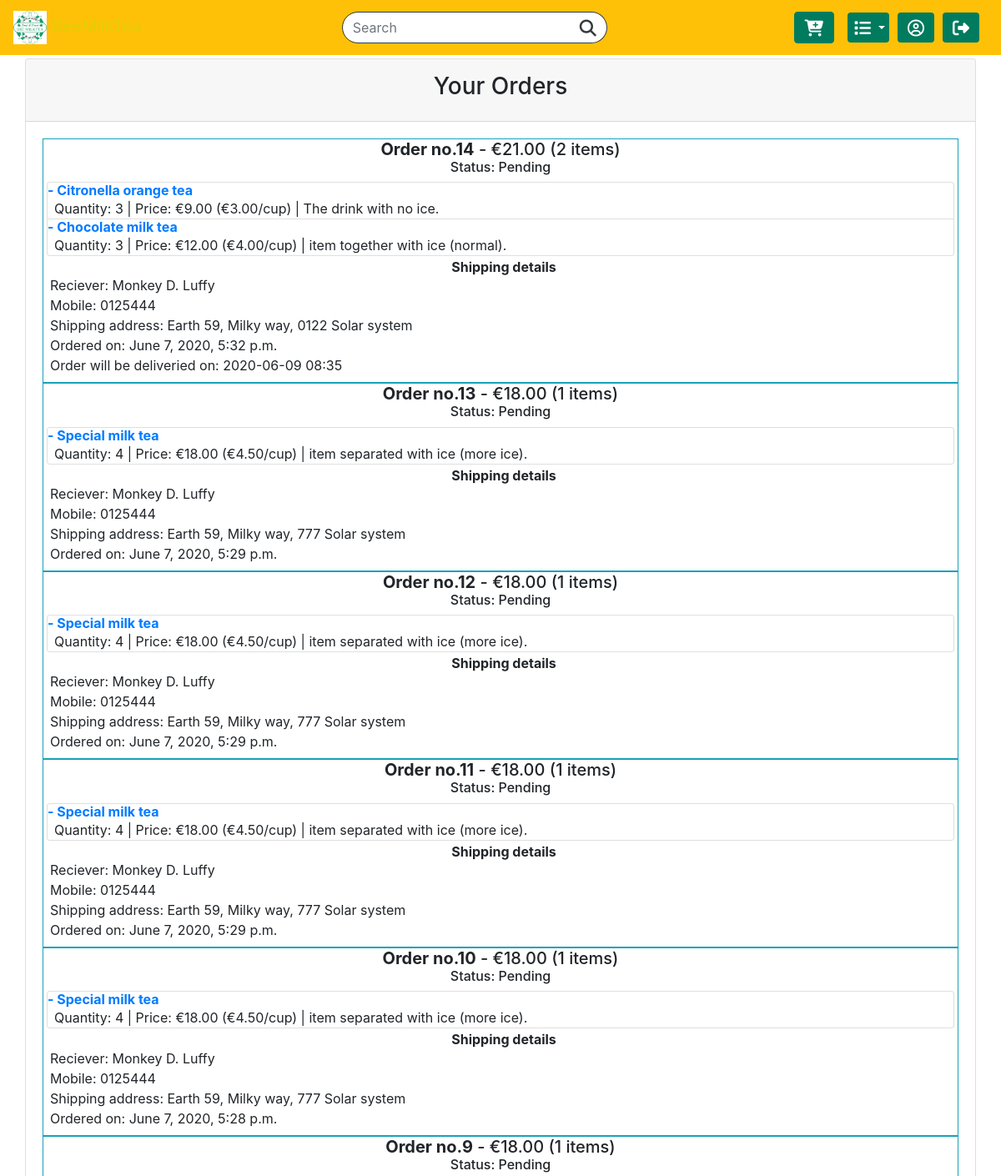
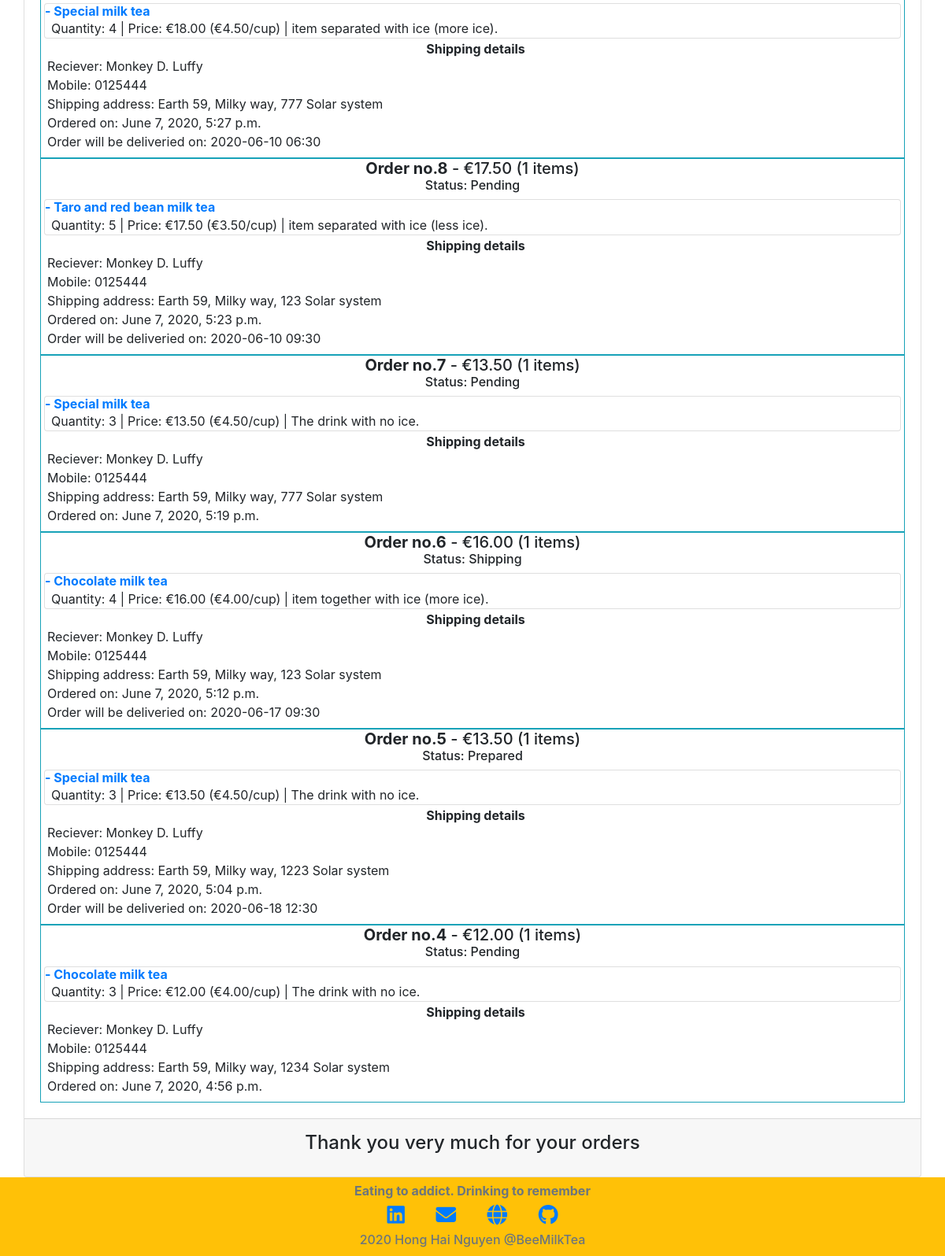
Screenshot of /history (signed in) with the database file from the repository (2 pictures, top to bottom).
### orders/models.py (models this page shows, shortened)
class Order(models.Model):
    user = models.ForeignKey(User, on_delete=models.CASCADE, related_name="usernames")
    ordered_items = models.ManyToManyField(Ordered_item, blank=True, related_name="items")
    name = models.CharField(max_length=32, blank=True)
    mobile = models.CharField(max_length=16, blank=True)
    shipping_address = models.TextField(blank=True)
    email = models.CharField(max_length=64, blank=True)
    total_price = models.DecimalField(decimal_places=2, max_digits=6)
    ordered_time = models.DateTimeField(auto_now_add=True)
    expected_time_request = models.TextField(blank=True)
    delivery_time = models.CharField(max_length=32, blank=True, null=True)
    status = models.CharField(max_length=32, choices=STATUS, default='Pending')

class Product(models.Model):
    name = models.CharField(max_length=64)
    category = models.CharField(max_length=32, choices=CATEGORIES, default='MILK TEA')
    price = models.DecimalField(decimal_places=2, max_digits=5)
    unit = models.CharField(max_length=10, default='1 ly')
    availability = models.CharField(max_length=32, choices=AVAILABILITIES, default='available')
    quantity = models.IntegerField()
    description_short = models.CharField(max_length=64, default='available')
    description_long = models.TextField(default='available')
    image = models.ImageField(verbose_name="Product Image", upload_to="orders/static/orders/images/", default=None, blank=True)
    image_filename = models.CharField(max_length=256, default="image.jpg")

class Ordered_item(models.Model):
    product = models.ForeignKey(Product, on_delete=models.CASCADE, related_name="product")
    quantity = models.IntegerField()
    price_quantity = models.DecimalField(decimal_places=2, max_digits=5)
    notice = models.TextField(blank=True)

### orders/views.py (the view)
# urls.py: path("history", views.history_view, name="history"),
def history_view(request):
    orders = list_detail_orders(Order.objects.filter(user=request.user))
    context = {
        "orders": orders,
    }
    return render(request, 'orders/history.html', context)

### orders/templates/orders/history.html (shortened to what this page needs)
{% extends "orders/base.html" %}
{% block script %}
{% load static %}
{% endblock %}
{% block main %}
<div class="container-md cart p-0 mt-3 mb-3">
  <div class="card">
    <div class="card-header pt-3 pb-3 pl-0 pr-0">
      <div class="w-100 m-0">
        <div class="d-flex align-items-center justify-content-center">
          <h3>Your Orders</h3>
        </div>
      </div>
    </div>
    <div class="card-body">
      {% for id, order in orders.items %}
      <div class="border border-info p-0">
        <h5 class="text-center m-0"><b>Order no.{{ id }}</b> - €{{ order.total_price }} ({{ order.item_count }} items)</h5>
        <h6 class="text-center">Status: {{ order.status }}</h6>
        <ul class="list-group m-1">
          {% for item in order.ordered_products %}
          <li class="list-group-item p-0">
            <a href="/item/${item["id"]}"><h6 class="m-0"><b>- {{ item.name }}</b></h6></a>
            <p class="m-0 pl-2">Quantity: {{ item.quantity }} | Price: €{{ item.price }} (€{{ item.basic_price }}/{{ item.unit }}) | {{ item.user_request }}</p>
          </li>
          {% endfor %}
        </ul>
        <div class="reciever_info ml-2 mb-2">
          <h6 class="text-center mb-0"><b>Shipping details</b></h6>
          <p class="m-0">Reciever: {{ order.customer_name }}</p>
          <p class="m-0">Mobile: {{ order.customer_mobile }}</p>
          <p class="m-0">Shipping address: {{ order.shipping_address }}</p>
          <p class="m-0">Ordered on: {{ order.customer_ordered_time }}</p>
          {% if order.delivery_time != None %}
          <p class="m-0">Order will be deliveried on: {{ order.delivery_time }}</p>
          {% endif %}
        </div>
      </div>
      {% endfor %}
    </div>
    <div class="card-footer">
      <div class="d-flex align-items-center mt-1 mb-3 justify-content-center">
        <h4 class="text-center m-0">Thank you very much for your orders</h4>
      </div>
    </div>
  </div>
</div>
{% endblock %}

### orders/static/orders/css/styles.css (style rules this page uses)
html { min-height: 100%; position: relative; }
body { margin-bottom: 100px; margin-top: 70px; }

### rows the page displays
Order: total_price "21.00", status "Pending", customer_name "Monkey D. Luffy", customer_mobile "0125444", shipping_address "Earth 59, Milky way, 0122 Solar system", customer_ordered_time "June 7, 2020, 5:32 p.m.", delivery_time "2020-06-09 08:35"
Product: name "Citronella orange tea", basic_price "3.00", unit "cup"
Ordered_item: price "9.00", user_request "The drink with no ice."
Product: name "Chocolate milk tea" "Chocolate milk tea" "Chocolate milk tea", basic_price "4.00" "4.00" "4.00", unit "cup" "cup" "cup"
Ordered_item: price "12.00", user_request "item together with ice (normal)."
Order: total_price "18.00", status "Pending", customer_name "Monkey D. Luffy", customer_mobile "0125444", shipping_address "Earth 59, Milky way, 777 Solar system", customer_ordered_time "June 7, 2020, 5:29 p.m."
Product: name "Special milk tea" "Special milk tea" "Special milk tea" "Special milk tea" "Special milk tea" "Special milk tea" "Special milk tea", basic_price "4.50" "4.50" "4.50" "4.50" "4.50" "4.50" "4.50", unit "cup" "cup" "cup" "cup" "cup" "cup" "cup"
Ordered_item: price "18.00", user_request "item separated with ice (more ice)."
Order: total_price "18.00", status "Pending", customer_name "Monkey D. Luffy", customer_mobile "0125444", shipping_address "Earth 59, Milky way, 777 Solar system", customer_ordered_time "June 7, 2020, 5:29 p.m."
Ordered_item: price "18.00", user_request "item separated with ice (more ice)."
Order: total_price "18.00", status "Pending", customer_name "Monkey D. Luffy", customer_mobile "0125444", shipping_address "Earth 59, Milky way, 777 Solar system", customer_ordered_time "June 7, 2020, 5:29 p.m."
Ordered_item: price "18.00", user_request "item separated with ice (more ice)."
Order: total_price "18.00", status "Pending", customer_name "Monkey D. Luffy", customer_mobile "0125444", shipping_address "Earth 59, Milky way, 777 Solar system", customer_ordered_time "June 7, 2020, 5:28 p.m."
Ordered_item: price "18.00", user_request "item separated with ice (more ice)."
Order: total_price "18.00", status "Pending", customer_name "Monkey D. Luffy", customer_mobile "0125444", shipping_address "Earth 59, Milky way, 777 Solar system", customer_ordered_time "June 7, 2020, 5:27 p.m.", delivery_time "2020-06-10 06:30"
Ordered_item: price "18.00", user_request "item separated with ice (more ice)."
Order: total_price "17.50", status "Pending", customer_name "Monkey D. Luffy", customer_mobile "0125444", shipping_address "Earth 59, Milky way, 123 Solar system", customer_ordered_time "June 7, 2020, 5:23 p.m.", delivery_time "2020-06-10 09:30"
Product: name "Taro and red bean milk tea", basic_price "3.50", unit "cup"
Ordered_item: price "17.50", user_request "item separated with ice (less ice)."
Order: total_price "13.50", status "Pending", customer_name "Monkey D. Luffy", customer_mobile "0125444", shipping_address "Earth 59, Milky way, 777 Solar system", customer_ordered_time "June 7, 2020, 5:19 p.m."
Ordered_item: price "13.50", user_request "The drink with no ice."
Order: total_price "16.00", status "Shipping", customer_name "Monkey D. Luffy", customer_mobile "0125444", shipping_address "Earth 59, Milky way, 123 Solar system", customer_ordered_time "June 7, 2020, 5:12 p.m.", delivery_time "2020-06-17 09:30"
Ordered_item: price "16.00", user_request "item together with ice (more ice)."
Order: total_price "13.50", status "Prepared", customer_name "Monkey D. Luffy", customer_mobile "0125444", shipping_address "Earth 59, Milky way, 1223 Solar system", customer_ordered_time "June 7, 2020, 5:04 p.m.", delivery_time "2020-06-18 12:30"
Ordered_item: price "13.50", user_request "The drink with no ice."
Order: total_price "12.00", status "Pending", customer_name "Monkey D. Luffy", customer_mobile "0125444", shipping_address "Earth 59, Milky way, 1234 Solar system", customer_ordered_time "June 7, 2020, 4:56 p.m."
Ordered_item: price "12.00", user_request "The drink with no ice."

### other values shown
{{ id }} "14" "13" "12" "11" "10" "9" "8" "7" "6" "5" "4"
{{ order.item_count }} "2" "1" "1" "1" "1" "1" "1" "1" "1" "1" "1"
{{ item.quantity }} "3" "3" "4" "4" "4" "4" "4" "5" "3" "4" "3" "3"
